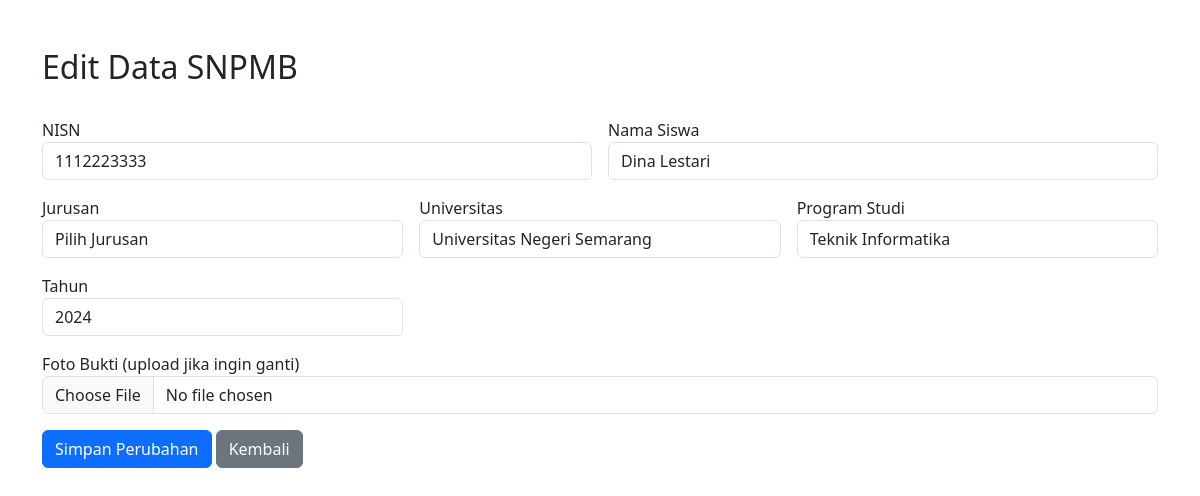
Screenshot of /edit_spmb.php?id=1 (signed in) with the database file from the repository.
### tables this page shows
CREATE TABLE `spmb` (
  `id` int(11) NOT NULL,
  `nis` varchar(20) NOT NULL,
  `nisn` varchar(20) DEFAULT NULL,
  `nama_siswa` varchar(100) DEFAULT NULL,
  `jurusan` varchar(100) DEFAULT NULL,
  `universitas` varchar(100) DEFAULT NULL,
  `prodi` varchar(100) NOT NULL,
  `tahun` int(11) DEFAULT NULL,
  `foto_siswa` varchar(255) DEFAULT NULL,
  `deskripsi` text DEFAULT NULL
);

### edit_spmb.php (the view, shortened to what this page needs)
<?php
include 'koneksi.php';
$id = $_POST['id'] ?? $_GET['id'] ?? null;
$query = mysqli_query($koneksi, "SELECT * FROM spmb WHERE id='$id'");
$data = mysqli_fetch_assoc($query);
?>
<!DOCTYPE html>
<html>
<head>
    <link href="https://cdn.jsdelivr.net/npm/bootstrap@5.3.3/dist/css/bootstrap.min.css" rel="stylesheet">
</head>
<body class="container py-5">
    <h2>Edit Data SNPMB</h2>
    <form method="POST" enctype="multipart/form-data">
        <div class="row g-3 mt-3">
            <div class="col-md-6">
                <label>NISN</label>
                <input type="text" name="nisn" value="<?= $data['nisn'] ?>" class="form-control">
            </div>
            <div class="col-md-6">
                <label>Nama Siswa</label>
                <input type="text" name="nama_siswa" value="<?= $data['nama_siswa'] ?>" class="form-control">
            </div>
            <div class="col-md-4">
                <label>Jurusan</label>
                <select name="jurusan" class="form-control" required>
                    <option value="" disabled selected>Pilih Jurusan</option>
                </select>
            </div>
            <div class="col-md-4">
                <label>Universitas</label>
                <input type="text" name="universitas" value="<?= $data['universitas'] ?>" class="form-control">
            </div>
            <div class="col-md-4">
                <label>Program Studi</label>
                <input type="text" name="prodi" value="<?= $data['prodi'] ?>" class="form-control">
            </div>
            <div class="col-md-4">
                <label>Tahun</label>
                <input type="text" name="tahun" value="<?= $data['tahun'] ?>" class="form-control">
            </div>
            <div class="col-md-12">
                <label>Foto Bukti (upload jika ingin ganti)</label>
                <input type="file" name="foto_siswa" class="form-control">
            </div>
        </div>
        <button type="submit" class="btn btn-primary mt-3">Simpan Perubahan</button>
        <a href="semua_spmb.php" class="btn btn-secondary mt-3">Kembali</a>
    </form>
</body>
</html>

### rows the page displays
spmb: nisn "1112223333", nama_siswa "Dina Lestari", universitas "Universitas Negeri Semarang", prodi "Teknik Informatika", tahun "2024"
